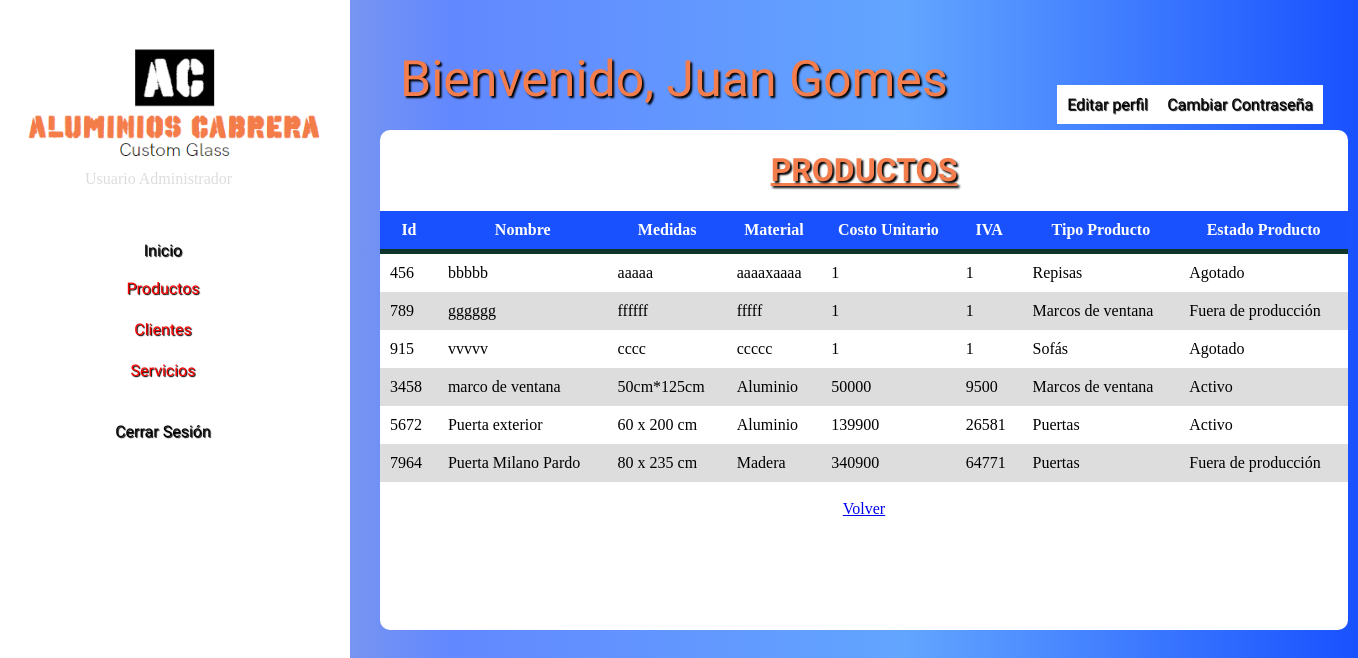
The page /Vista/Principal.php?pg=listarProductos (signed in) on the database as committed earlier.
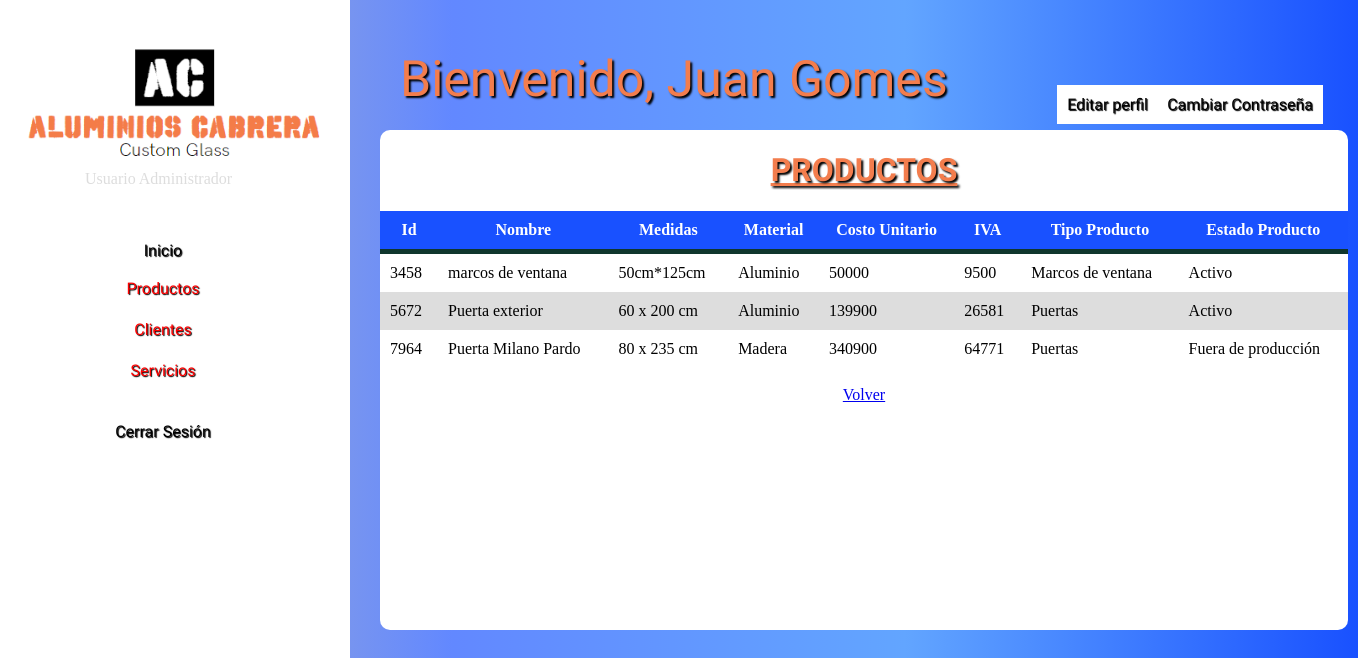
The same page on the database as committed later.
### tables this page shows
CREATE TABLE `usuario` (
  `idUsuario` int(10) UNSIGNED NOT NULL,
  `Rol` int(10) UNSIGNED NOT NULL,
  `CorreoUsuario` varchar(255) NOT NULL,
  `ContraUsuario` varchar(45) NOT NULL,
  `NombresUsu` varchar(45) NOT NULL
);

CREATE TABLE `producto` (
  `idProducto` int(10) UNSIGNED NOT NULL,
  `EstadoProducto` int(10) UNSIGNED NOT NULL,
  `TipoProducto` int(10) UNSIGNED NOT NULL,
  `nombreProd` varchar(45) NOT NULL,
  `medidasProd` varchar(255) DEFAULT NULL,
  `materialProd` varchar(255) DEFAULT NULL,
  `costoUnitario` float NOT NULL,
  `IVA` float NOT NULL
);

CREATE TABLE `tipo_producto` (
  `idTipo` int(10) UNSIGNED NOT NULL,
  `tipoProd` varchar(45) NOT NULL
);

CREATE TABLE `estado_producto` (
  `idEstadoProd` int(10) UNSIGNED NOT NULL,
  `estadoProd` varchar(45) NOT NULL
);

### Modelo/conexionBasesDatos.php (called while the page is built)
<?php
function Conectarse()
{
	$Conexion=new mysqli("localhost","root","","customglassdb");
	if ($Conexion->connect_errno)
		echo "Problemas en la Conexion ". $Conexion->connect_error;
	else
		return $Conexion;
}
?>

### Modelo/claseProducto.php (called while the page is built, shortened)
<?php
	class producto
	{
		public function consultarProductos()
	{
		$this->Conexion=Conectarse();
		 $sql="SELECT p.idProducto, p.nombreProd, p.medidasProd, p.materialProd, p.costoUnitario, p.IVA, tp.tipoProd, ep.estadoProd FROM producto p, tipo_producto tp, estado_producto ep WHERE (p.EstadoProducto = ep.idEstadoProd) AND (p.TipoProducto = tp.idTipo)";
		$resultado=$this->Conexion->query($sql);
		return $resultado;
	}
	}
?>

### Vista/listarProductos.php (the view, shortened to what this page needs)
<?php
  require "../Modelo/claseProducto.php";
  $objProductos = new producto();
  $productos= $objProductos->consultarProductos();
?>
<!DOCTYPE html>
<html>
<head>
</head>
<body>
<h1 align="center">PRODUCTOS</h1>
<table align="center">
  <thead>
  <tr align="center">
    <th>Id</th>
    <th>Nombre</th>
    <th>Medidas</th>
    <th>Material</th>
    <th>Costo Unitario</th>
    <th>IVA</th>
    <th>Tipo Producto</th>
    <th>Estado Producto</th>
  </tr>
  </thead>
  <?php
  while ($producto = $productos->fetch_object())
  {
  ?>
  <tr>
        <td><?php  echo  ($producto->idProducto)  ?>     </td>
        <td><?php  echo  ($producto->nombreProd)  ?></td>
        <td><?php  echo  ($producto->medidasProd) ?> </td>
        <td><?php  echo  ($producto->materialProd)  ?></td>
        <td><?php  echo  ($producto->costoUnitario)  ?></td>
        <td><?php  echo  ($producto->IVA)  ?></td>
        <td><?php  echo  ($producto->tipoProd)  ?></td>
        <td><?php  echo  ($producto->estadoProd)  ?></td>
  </tr>
  <?php
  }
  ?>
</table>
<br>
      <center>
      <a href="Principal.php">Volver</a>
      </center>
</body>

### Vista/Principal.php (shortened to what this page needs)
<?php
extract ($_REQUEST);
?>
<?php
require "../Modelo/conexionBasesDatos.php";
$objConexion = Conectarse();
$sqlusu="SELECT * FROM usuario WHERE (CorreoUsuario = '$_SESSION[user]')";
$usuarioN = $objConexion->query($sqlusu);
$usuarioNa = $usuarioN->fetch_object();
?>
<!DOCTYPE html>
<html>
<head>
</head>
<body>
	<div id="box">
		<p id="saludo"> Bienvenido,  <?php echo $usuarioNa->NombresUsu  ?></p>
		<a id="perfilusu" href="Principal.php?pg=usuario">Editar perfil</a>
		<a id="passusu" href="Principal.php?pg=usuariopass">Cambiar Contraseña</a>
		<div id="menu">
			<img src="../Imagenes/menu.png" width="100%"><p id="usuariotp">Usuario Administrador</p>
	<li><a id="opcion" href="Principal.php?pg=pgInicial">Inicio</a></li><br>
	<li id="titulo">Productos
</li>
<li id="titulo">Clientes
</li>
<li id="titulo">Servicios
</li>
	<li><a id="opcion" href="../Controlador/salir.php?x=3">Cerrar Sesión</a></li><br>
</div>
 <div id="divContenido" align="center">
        <?php include $pg.".php"; ?>
      </div>
</div>
</body>
</html>

### Vista/Principal.php (style rules this page uses)
body { background: #ffffff; background: -webkit-linear-gradient(to right, #BEBEBE, #6288FF, #62A5FF, #1951FF); background: linear-gradient(to right, #BEBEBE, #6288FF, #62A5FF, #1951FF); display: flex; margin: 0; padding: 0; }
#box { position: absolute; background: #ffffff; background: -webkit-linear-gradient(to right, #BEBEBE, #6288FF, #62A5FF, #1951FF); background: linear-gradient(to right, #BEBEBE, #6288FF, #62A5FF, #1951FF); padding: 40px 0; box-shadow: 0 0 6px 0 rgba(255, 255, 255, 0.8); width: 100%; height: 100%; display: inline-block; margin: 0; padding: 0; }
h1 { font-family: 'Kanit', sans-serif; color: #f37d4d; text-shadow: 2px 2px 2px black; text-decoration: underline; }
#saludo { position: relative; left: 400px; top: 50px; display: inline; font-family: 'Lobster', cursive; font-size: 50px; color: #f37d4d; text-shadow: 2px 2px 2px black; }
#usuariotp { font-family: 'Merriweather', serif; display: inline; color: #ddd; top: -25px; right: -85px; position: relative; }
#perfilusu { text-decoration: none; display: inline; position: absolute; color: black; font-family: 'Cairo', sans-serif; text-shadow: 1px 1px 1px #000; padding: 10px; position: absolute; background: white; right: 200px; top: 85px; }
#passusu { text-decoration: none; display: inline; position: absolute; color: black; font-family: 'Cairo', sans-serif; text-shadow: 1px 1px 1px #000; padding: 10px; position: absolute; background: white; right: 35px; top: 85px; }
#divContenido { background-color: white; position:absolute; left:380px; top:130px; width:968px; height:500px; z-index:4; overflow:auto; border-radius: 10px; }
#menu { position: absolute; top: 0px; background-color: white; width: 350px; height: 100%; margin: 0; box-shadow: 3px, 3px, 3px black; }
#titulo { color: red; text-decoration: none; font-family: 'Cairo', sans-serif; text-shadow: 1px 1px 1px #000; padding: 8px; height: 25px; display: inline-block; position: center; }
li { float: left; font-color: black; background: white; position: center; width: 310px; height: 42px; margin: 0; padding: 8px; border-radius: 50px; }
#opcion { color: black; text-decoration: none; font-family: 'Cairo', sans-serif; text-shadow: 1px 1px 1px #000; padding: 20px; height: 30px; display: inline-block; position: center; }
li { display: inline-block; text-align: center; }
h1 { text-align: center; font-weight: 700; }
:root { --colorTextos:#6D7074; }
table { background-color: white; text-align: left; border-collapse: collapse; width: 100%; }
th, td { padding: 10px; }
thead { background-color: #1951FF; border-bottom: solid 5px #0F362D; color: white; }
tr:nth-child(even) { background-color: #ddd; }

Rows that differ between the two databases and show on the page:
removed producto: idProducto "456", nombreProd "bbbbb", medidasProd "aaaaa", materialProd "aaaaxaaaa", costoUnitario "1", IVA "1", tipo_producto.tipoProd "Repisas", estado_producto.estadoProd "Agotado"
removed producto: idProducto "789", nombreProd "gggggg", medidasProd "ffffff", materialProd "fffff", costoUnitario "1", IVA "1", tipo_producto.tipoProd "Marcos de ventana", estado_producto.estadoProd "Fuera de producción"
removed producto: idProducto "915", nombreProd "vvvvv", medidasProd "cccc", materialProd "ccccc", costoUnitario "1", IVA "1", tipo_producto.tipoProd "Sofás", estado_producto.estadoProd "Agotado"
changed producto "50cm*125cm": nombreProd "marco de ventana" → "marcos de ventana"
